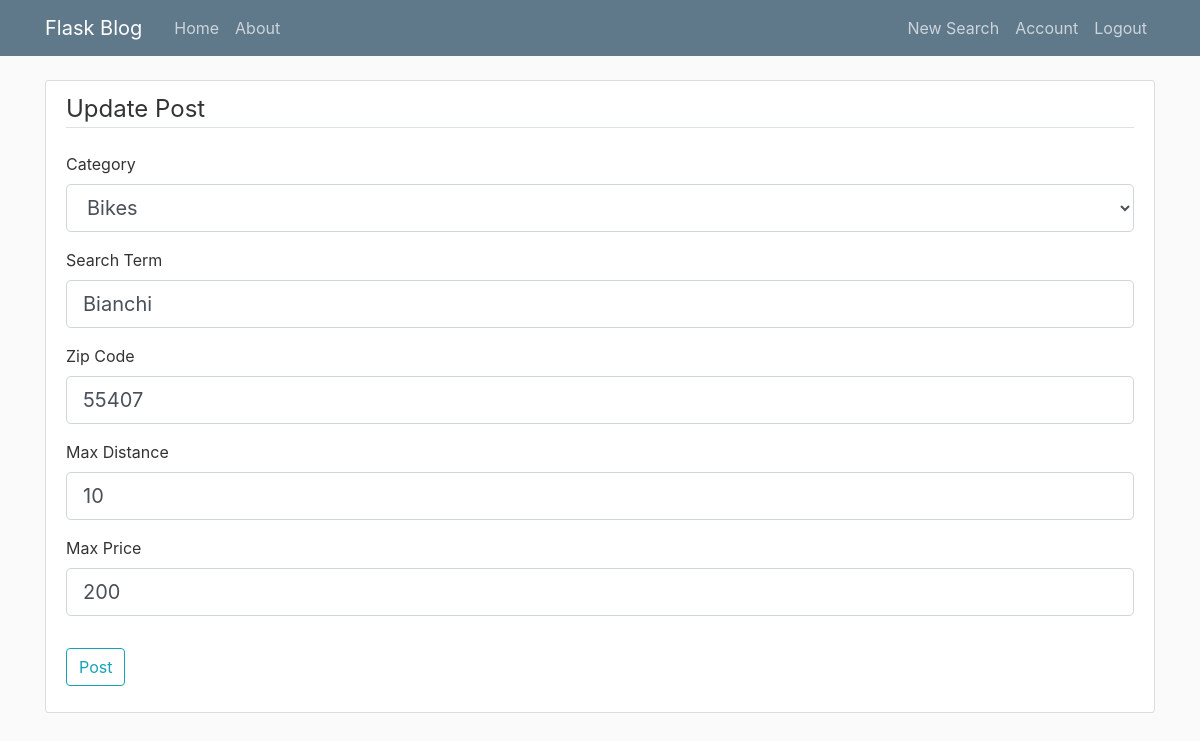
The app's page /search/1/update (signed in), older data.
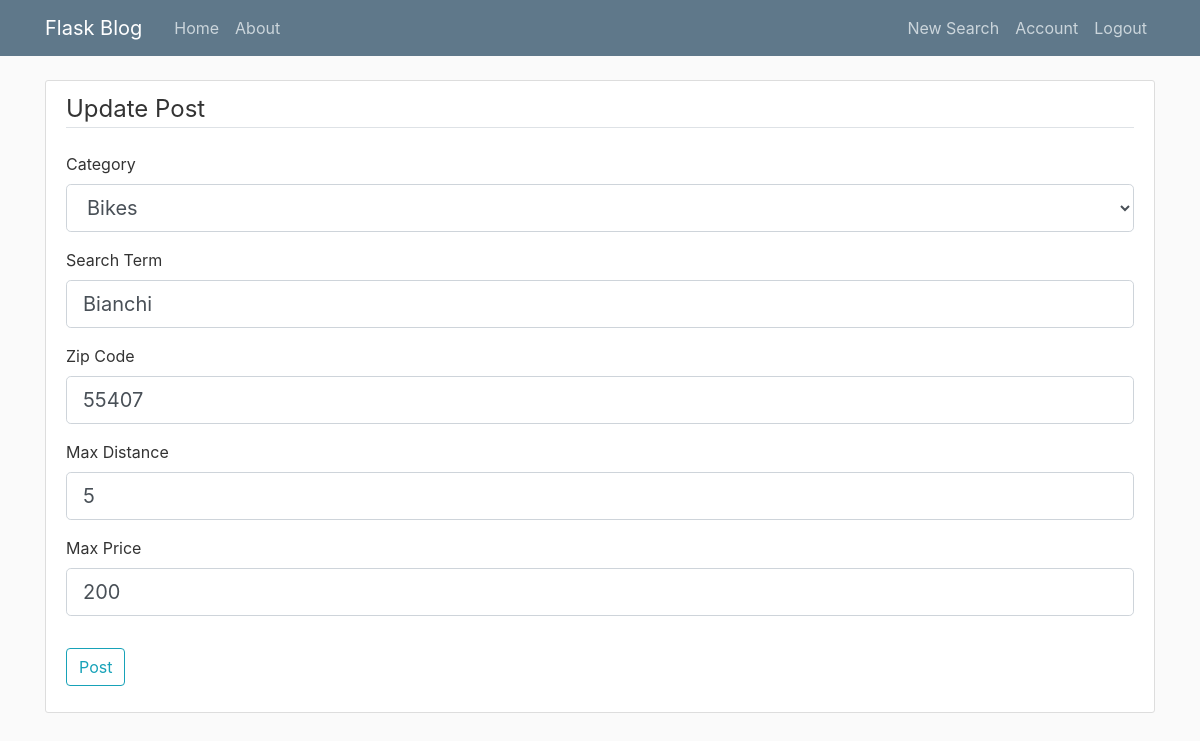
The same page, newer data.
### RoboCraig/models.py (models this page shows, shortened)
class Searcher (db.Model):
    id = db.Column(db.Integer, primary_key=True)
    category = db.Column(db.String(20), nullable=False)
    search_term = db.Column(db.String(50), nullable=False)
    zip_code = db.Column(db.String(10), nullable=False)  #Might need this to be int, or validate to 5 digits
    max_distance = db.Column(db.String(10), nullable=False)
    max_price = db.Column(db.String(10), nullable=False)
    user_id = db.Column(db.Integer, db.ForeignKey('user.id'), nullable=False)

### RoboCraig/routes.py (the view)
@app.route("/search/<int:search_id>/update",methods=['GET', 'POST'])
@login_required
def update_search(search_id):
    search = Searcher.query.get_or_404(search_id)
    if search.author != current_user:
        abort(403)
    form = SearchForm()
    if form.validate_on_submit():
        search.category = form.category.data
        search.search_term = form.search_term.data
        search.zip_code = form.zip_code.data
        search.max_distance = form.max_distance.data
        search.max_price = form.max_price.data
        author = current_user
        db.session.commit()
        flash('Your post has been updated!', 'success')
        return redirect(url_for('home_search', search_id=search.id))
    elif request.method == 'GET':
        form.category.data = search.category
        form.search_term.data = search.search_term
        form.zip_code.data = search.zip_code
        form.max_distance.data = search.max_distance
        form.max_price.data = search.max_price
    return render_template('create_search.html', title='Update Post', form=form, legend='Update Post')

### RoboCraig/models.py (called while the page is built)
@login_manager.user_loader
def load_user(user_id):
    return User.query.get(int(user_id))

### RoboCraig/templates/create_search.html (shortened to what this page needs)
{% extends "layout.html" %}
{% block content %}
    <div class="content-section">
        <form method="POST" action="">
            <fieldset class="form-group">
                <legend class="border-bottom mb-4">{{ legend }}</legend>
                <div class="form-group">
                    {{ form.category.label(class="form-control-label") }}
                    {% if form.category.errors %}
                        {{ form.category(class="form-control form-control-lg is-invalid") }}
                        <div class="invalid-feedback">
                            {% for error in form.email.errors %}
                                <span>{{ error }}</span>
                            {% endfor %}
                        </div>
                    {% else %}
                        {{ form.category(class="form-control form-control-lg") }}
                    {% endif %}
                </div>
                <div class="form-group">
                    {{ form.search_term.label(class="form-control-label") }}
                    {% if form.search_term.errors %}
                        {{ form.search_term(class="form-control form-control-lg is-invalid") }}
                        <div class="invalid-feedback">
                            {% for error in form.password.errors %}
                                <span>{{ error }}</span>
                            {% endfor %}
                        </div>
                    {% else %}
                        {{ form.search_term(class="form-control form-control-lg") }}
                    {% endif %}
                </div>
                <div class="form-group">
                    {{ form.zip_code.label(class="form-control-label") }}
                    {% if form.zip_code.errors %}
                        {{ form.zip_code(class="form-control form-control-lg is-invalid") }}
                        <div class="invalid-feedback">
                            {% for error in form.password.errors %}
                                <span>{{ error }}</span>
                            {% endfor %}
                        </div>
                    {% else %}
                        {{ form.zip_code(class="form-control form-control-lg") }}
                    {% endif %}
                </div>
                <div class="form-group">
                    {{ form.max_distance.label(class="form-control-label") }}
                    {% if form.max_distance.errors %}
                        {{ form.max_distance(class="form-control form-control-lg is-invalid") }}
                        <div class="invalid-feedback">
                            {% for error in form.password.errors %}
                                <span>{{ error }}</span>
                            {% endfor %}
                        </div>
                    {% else %}
                        {{ form.max_distance(class="form-control form-control-lg") }}
                    {% endif %}
                </div>
                <div class="form-group">
                    {{ form.max_price.label(class="form-control-label") }}
                    {% if form.max_price.errors %}
                        {{ form.max_price(class="form-control form-control-lg is-invalid") }}
                        <div class="invalid-feedback">
                            {% for error in form.password.errors %}
                                <span>{{ error }}</span>
                            {% endfor %}
                        </div>
                    {% else %}
                        {{ form.max_price(class="form-control form-control-lg") }}
                    {% endif %}
                </div>
            </fieldset>
            <div class="form-group">
                {{ form.submit(class="btn btn-outline-info") }}
            </div>
        </form>
    </div>
{% endblock content %}

Row changes from the older to the newer data that the page shows:
changed Searcher "Bikes": max_distance "10" → "5"
